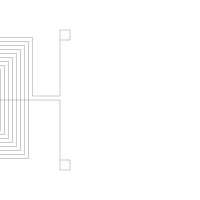

Reproduce this figure in Python.
#!/usr/bin/python
import argparse
import drawsvg as draw
from numpy import array, sqrt, pi, log
from math import floor, ceil

ALIGN_BOTTOM = 0
ALIGN_TOP = 1


PIXEL_SCALE = 8.93 # customize it per computer

SIZE_0603_IN_PIXEL = 1.6 * PIXEL_SCALE
SIZE_0402_IN_PIXEL = 1 * PIXEL_SCALE
#
#  Embroidery coil maker, import to inkscape to generate pes file
#**** Size unit is mm and inductance is uH
class CoilMaker:

    ## static function to generate a coil with a transmission line directly
    def GenerateCoil(name, transmission_line_length, inductance, size = 0, reverse = False, intergrated_r = False, intergrated_c = False):
        coilMaker = CoilMaker(inductance * (10 ** -6), size)
        d = draw.Drawing(200, 200, origin='center', displayInline=False)
        p = draw.Path(stroke_width=0.202, stroke='black', fill_opacity ="0")
        coilMaker.makeCoil(p, transmission_line_length, intergrated_r, intergrated_c,
                    reverse) 

        d.append(p)
        d.save_svg(name + ".svg")  # Save to file


    def __init__(self, inductance, size = 0):

        self.inductance = inductance
        self.size = size
        self.line_width = 0.202
        self.spacing = 0.5
        self.relative_permeability = 1  # 相对磁导率，单位长度上的电感
  
        self.minimum_stitch_length = 0.5 
        # self.n_turns = self.calculateNTurns()
        self.n_turns = 16
        print("nTurns:", self.n_turns)
        # self.d_in = self.spacing if self.size == 0 else self.size - (self.spacing + self.line_width) * self.n_turns * 2
        self.d_in = self.spacing
        self.d_out = self.size if self.size > 0 else self.d_in + (self.spacing + self.line_width) * self.n_turns * 2
        print("din:", self.d_in)
        print("dout:", self.d_out)

    ## calculate the number of turns, based on (optional) dout and target inductance.
    def calculateNTurns(self): 
        best_n, l_diff = 0, 100

        if self.size > 0:
            ### binary search to find the  number of turns given the inductance
            min_n = 1
            max_n = 50
            while min_n < max_n:
                n = (min_n + max_n) // 2
                d_in = self.size - (self.spacing + self.line_width) * n * 2
                print("n chosen in binary search: ", n)
                if d_in < 0:
                    max_n = n - 1
                    continue
                d_out = self.size
                l = CoilMaker.getSingleInductance(d_in, d_out, n, self.relative_permeability)
                print("single inductance: ", l)
                if l <= self.inductance:
                    min_n = n + 1
                else:
                    max_n = n - 1
                if abs(l - self.inductance) < l_diff:
                    l_diff = abs(l - self.inductance)
                    best_n = n
        else:
            ### binary search to find the number of turns for the smallest inductor
            min_n = 1
            max_n = 50
            while min_n < max_n:
                n = (min_n + max_n) // 2
                d_in = self.spacing
                d_out = d_in + (self.spacing + self.line_width) * n * 2
                l = CoilMaker.getSingleInductance(d_in, d_out, n, self.relative_permeability)
                if l <= self.inductance:
                    min_n = n + 1
                else:
                    max_n = n - 1
                if abs(l - self.inductance) < l_diff:
                    l_diff = abs(l - self.inductance)
                    best_n = n
        return best_n

    # Stitch Coil and Transmission line
    def makeCoil(self, path, transmission_line_length, integrated_r = False, integrated_c = False, reverse = False):
        
        reverseF = -1 if reverse else 1
        # path.M(-40, 0)
        path.M(-40, 60)
        path.L(-30, 60)
        path.L(-30, 70)
        path.L(-40, 70)
        path.L(-40, 60)
        path.L(-40, 0)
        coil_location = array([(transmission_line_length)*reverseF*PIXEL_SCALE, 0])
        spacing = array([self.spacing*PIXEL_SCALE, self.spacing*PIXEL_SCALE])
        print("line_width: ", self.line_width * PIXEL_SCALE)
        spacing[0] = 4
        spacing[1] = 4
        print("spacing: ", spacing[0])
        print("width: ", self.line_width * PIXEL_SCALE)
        print("inner: ", self.d_in * PIXEL_SCALE)
        din = array([self.d_in*PIXEL_SCALE, self.d_in*PIXEL_SCALE]) 
        print("coil_location: ", coil_location)
        # self.stitchConnectionNode(path, [0, coil_location[1]], ALIGN_BOTTOM)
        if integrated_r:
            smd_r_location = (5*PIXEL_SCALE+SIZE_0603_IN_PIXEL)
            path.L(coil_location[0] - reverseF * smd_r_location, coil_location[1])  
            self.stitchConnectionNode(path, [coil_location[0] - reverseF * smd_r_location, coil_location[1]], ALIGN_BOTTOM)  
            path.L(coil_location[0] - reverseF * (smd_r_location-SIZE_0603_IN_PIXEL), coil_location[1]) 
            self.stitchConnectionNode(path, [coil_location[0] - reverseF * (smd_r_location-SIZE_0603_IN_PIXEL), coil_location[1]], ALIGN_BOTTOM)  
        
        if integrated_c:
            smd_c_location = (1 + PIXEL_SCALE+SIZE_0603_IN_PIXEL)
            path.L(coil_location[0] - reverseF * smd_c_location, coil_location[1])  
            self.stitchConnectionNode(path, [coil_location[0] - reverseF * smd_c_location, coil_location[1]], ALIGN_BOTTOM)  
            path.L(coil_location[0] - reverseF * (smd_c_location-SIZE_0603_IN_PIXEL), coil_location[1]) 
            self.stitchConnectionNode(path, [coil_location[0] - reverseF * (smd_c_location-SIZE_0603_IN_PIXEL), coil_location[1]], ALIGN_BOTTOM)  

        centers = array([coil_location[0] + (self.d_out/2)*reverseF*PIXEL_SCALE, coil_location[1]])
        path.L(centers[0], centers[1])
        self.stitchCoil(path, centers, din, spacing, reverse)
        path.L(-40, centers[1] - spacing[1])
        path.L(-40, -60)
        path.L(-40, -70)
        path.L(-30, -70)
        path.L(-30, -60)
        path.L(-40,-60)
        # self.stitchConnectionNode(path, [0, centers[1] - spacing[1]], ALIGN_TOP)
        print("single inductance: ", CoilMaker.getSingleInductance(self.d_in, self.d_out, self.n_turns, self.relative_permeability))

    # Stitch Connection Node
    def stitchConnectionNode(self, p, location, alignment = 0): 
 
        self.last_point = location
        size_in_pixel = 1  * PIXEL_SCALE
        if alignment == ALIGN_BOTTOM:
            self.drawStitches(p, location[0] + size_in_pixel/2, location[1])
            print(self.last_point)
            self.drawStitches(p, location[0] + size_in_pixel/2, location[1] + size_in_pixel)
            print(self.last_point)
            self.drawStitches(p, location[0] - size_in_pixel/2, location[1] + size_in_pixel)
            self.drawStitches(p, location[0] - size_in_pixel/2, location[1])
            self.drawStitches(p, location[0], location[1])
        else:
            self.drawStitches(p, location[0] + size_in_pixel/2, location[1])
            self.drawStitches(p, location[0] + size_in_pixel/2, location[1] - size_in_pixel)
            self.drawStitches(p, location[0] - size_in_pixel/2, location[1] - size_in_pixel)
            self.drawStitches(p, location[0] - size_in_pixel/2, location[1])
            self.drawStitches(p, location[0], location[1]) 
        return p

    # Stitch Coil
    def stitchCoil(self, p, centers, din, spacing, reverse = False): 
        next_top_left_corner = array([centers[0]-din[0]/2, centers[1]-din[1]/2])
        next_bot_right_corner = array([centers[0]+din[0]/2, centers[1]+din[0]/2])
        print("top, left corneer: ", next_top_left_corner)
        print("bottom, right corner: ", next_bot_right_corner)
        self.last_point = centers

        for turn in range(0,self.n_turns):
            if reverse:
                self.drawStitches(p, next_top_left_corner[0], self.last_point[1]) #Right to Left
                self.drawStitches(p, next_top_left_corner[0], next_top_left_corner[1]) #Top to Bottom
                self.drawStitches(p, next_bot_right_corner[0], next_top_left_corner[1]) #Left to Right
                if turn == (self.n_turns -1):
                    self.drawStitches(p, next_bot_right_corner[0], centers[1] - spacing[1]) #Bottom to Tio
                else:
                    self.drawStitches(p, next_bot_right_corner[0], next_bot_right_corner[1])#Bottom to Tio
            else:
                self.drawStitches(p, next_bot_right_corner[0], self.last_point[1]) #Left to Right
                self.drawStitches(p, next_bot_right_corner[0], next_top_left_corner[1]) #Top to Bottom
                self.drawStitches(p, next_top_left_corner[0], next_top_left_corner[1]) #Left to Right
                if turn == (self.n_turns -1):
                    self.drawStitches(p, next_top_left_corner[0], centers[1] - spacing[1])#Bottom to Tio
                else:
                    self.drawStitches(p, next_top_left_corner[0], next_bot_right_corner[1]+spacing[1])#Bottom to Tio

            next_top_left_corner -= spacing
            next_bot_right_corner += spacing
        return p


    def drawStitches(self, p, x, y):
        dx = x - self.last_point[0]
        dy = y - self.last_point[1]
        length = sqrt((dx**2) + (dy**2))
        
        stitches = length/(self.minimum_stitch_length* PIXEL_SCALE)
        for i in range(1, floor(stitches)):
            # print(stitches)
            p.L(self.last_point[0] + dx/stitches*i, self.last_point[1] + dy/stitches*i)
        p.L(x, y)
        self.last_point = array([x, y])

    def getSingleInductance(d_in, d_out, n, rp): 
        C1 = 1.27
        C2 = 2.07
        C3 = 0.18
        C4 = 0.13
        N = n
        diaAvg = (10**-3 * (d_in + d_out) / 2)
        permeability = 4*pi*10**(-7) * rp
        fillratio = ( d_out - d_in)/( d_out + d_in)
        L = ((permeability *  N**2 *diaAvg* C1)/2) * (log(C2/fillratio) + C3*fillratio + C4* fillratio**2)
        return L

    def getDoubleInductance(d_in, d_out, n, rp, thickness):
        N = n
        X = thickness
        A = 0.184
        B = -0.525
        C = 1.038
        D = 1.001
        KC = (N**2)/( (A*X**3 + B*X**2 + C*X + D) * ( (1.67*N**2 -5.84*N +65)* 0.64) )
        L12 = CoilMaker.getSingleInductance(d_in, d_out, n, rp)
        Ltot = 2*L12 + 2*KC * L12
        return Ltot



if __name__=="__main__":
    CoilMaker.GenerateCoil("IndexCoil", 2, 30, 25,reverse= True, intergrated_c= False, intergrated_r=False)


    
